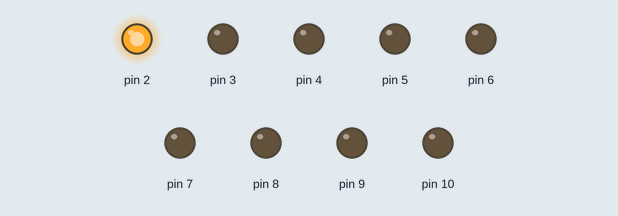
Bench run of a sketch on a simulated Arduino Uno, built with avr-gcc and run on an emulated ATmega328P. Parts: output pins drawn as LEDs (lit = HIGH).

Above: at 0.02 s.
At 0.37 s:
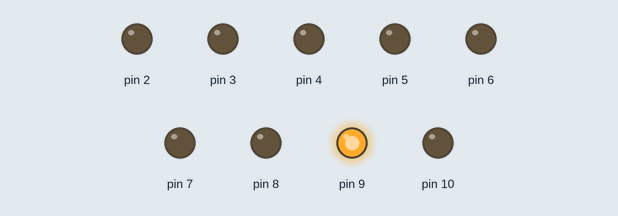
At 0.72 s:
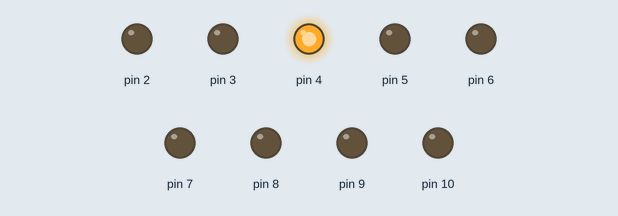
At 1.47 s:
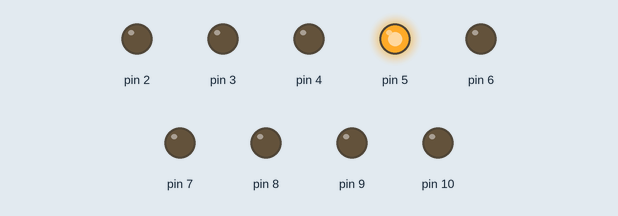
At 2.17 s:
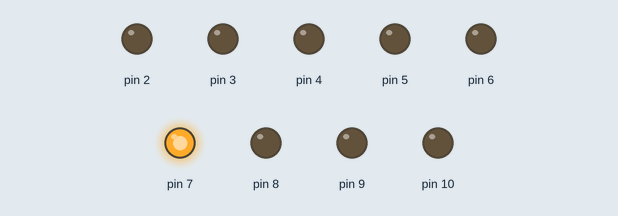
At 2.92 s:
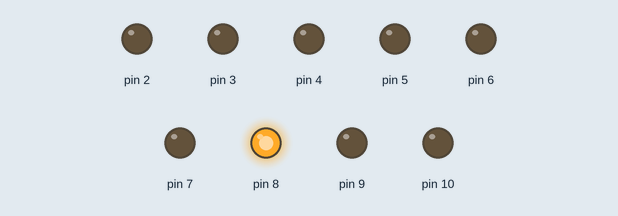
Timing chart, 0 to 3.2 s (numbered marks = the images above):
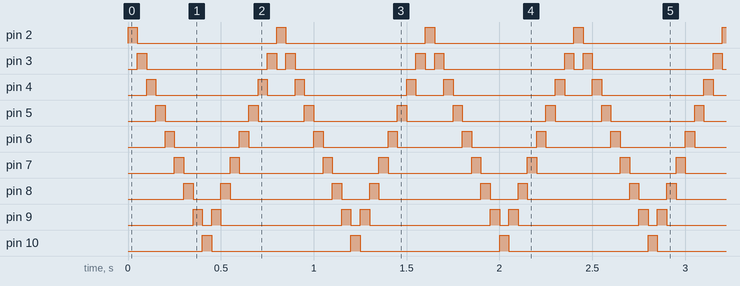

Measured:
- by itself, pin 2, pin 10: alternates HIGH for 0.05 s and LOW for 0.75 s
- by itself, pin 3: repeats every 0.80 s: LOW 0.65 s, HIGH 0.05 s, LOW 0.05 s, HIGH 0.05 s
- by itself, pin 4: repeats every 0.80 s: LOW 0.55 s, HIGH 0.05 s, LOW 0.15 s, HIGH 0.05 s
- by itself, pin 5: repeats every 0.80 s: LOW 0.45 s, HIGH 0.05 s, LOW 0.25 s, HIGH 0.05 s
- by itself, pin 6: alternates HIGH for 0.05 s and LOW for 0.35 s
- by itself, pin 7: repeats every 0.80 s: LOW 0.25 s, HIGH 0.05 s, LOW 0.45 s, HIGH 0.05 s
- by itself, pin 8: repeats every 0.80 s: LOW 0.15 s, HIGH 0.05 s, LOW 0.55 s, HIGH 0.05 s
- by itself, pin 9: repeats every 0.80 s: LOW 0.05 s, HIGH 0.05 s, LOW 0.65 s, HIGH 0.05 s

The sketch:

Main.ino
```cpp
void setup() {
  // Set pins 2 to 10 as OUTPUT
  for (int i = 2; i <= 10; i++) {
    pinMode(i, OUTPUT);
  }
}

void loop() {
  // Forward direction: from pin 2 to 10
  for (int i = 2; i <= 10; i++) {
    digitalWrite(i, HIGH);
    delay(50);
    digitalWrite(i, LOW);
  }

  // Backward direction: from pin 9 to 3
  for (int i = 9; i >= 3; i--) {
    digitalWrite(i, HIGH);
    delay(50);
    digitalWrite(i, LOW);
  }
}
```
